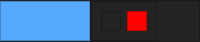
     <widget class="QFrame" name="top_bar">
      <property name="maximumSize">
       <size>
        <width>16777215</width>
        <height>40</height>
       </size>
      </property>
      <property name="styleSheet">
       <string notr="true">background-color: rgb(35, 35, 35);</string>
      </property>
      <property name="frameShape">
       <enum>QFrame::NoFrame</enum>
      </property>
      <property name="frameShadow">
       <enum>QFrame::Raised</enum>
      </property>
      <layout class="QHBoxLayout" name="horizontalLayout">
       <property name="spacing">
        <number>0</number>
       </property>
       <property name="leftMargin">
        <number>0</number>
       </property>
       <property name="topMargin">
        <number>0</number>
       </property>
       <property name="rightMargin">
        <number>0</number>
       </property>
       <property name="bottomMargin">
        <number>0</number>
       </property>
       <item>
        <widget class="QFrame" name="frame_toggle">
         <property name="maximumSize">
          <size>
           <width>90</width>
           <height>40</height>
          </size>
         </property>
         <property name="styleSheet">
          <string notr="true">background-color: rgb(85, 170, 255);</string>
         </property>
         <property name="frameShape">
          <enum>QFrame::StyledPanel</enum>
         </property>
         <property name="frameShadow">
          <enum>QFrame::Raised</enum>
         </property>
         <layout class="QVBoxLayout" name="verticalLayout_2">
          <property name="spacing">
           <number>0</number>
          </property>
          <property name="leftMargin">
           <number>0</number>
          </property>
          <property name="topMargin">
           <number>0</number>
          </property>
          <property name="rightMargin">
           <number>0</number>
          </property>
          <property name="bottomMargin">
           <number>0</number>
          </property>
          <item>
           <widget class="QPushButton" name="toggle_button">
            <property name="sizePolicy">
             <sizepolicy hsizetype="Expanding" vsizetype="Expanding">
              <horstretch>0</horstretch>
              <verstretch>0</verstretch>
             </sizepolicy>
            </property>
            <property name="minimumSize">
             <size>
              <width>90</width>
              <height>0</height>
             </size>
            </property>
            <property name="styleSheet">
             <string notr="true">color: rgb(255, 255, 255);
background-color: rgba(85, 170, 255,20%);
border: px solid
</string>
            </property>
            <property name="text">
             <string/>
            </property>
            <property name="icon">
             <iconset>
              <normaloff>Icons/Hamburger_icon.svg.png</normaloff>Icons/Hamburger_icon.svg.png</iconset>
            </property>
            <property name="iconSize">
             <size>
              <width>32</width>
              <height>32</height>
             </size>
            </property>
           </widget>
          </item>
         </layout>
        </widget>
       </item>
       <item>
        <widget class="QFrame" name="frame_top">
         <property name="frameShape">
          <enum>QFrame::StyledPanel</enum>
         </property>
         <property name="frameShadow">
          <enum>QFrame::Raised</enum>
         </property>
         <layout class="QHBoxLayout" name="horizontalLayout_6">
          <property name="spacing">
           <number>0</number>
          </property>
          <property name="leftMargin">
           <number>0</number>
          </property>
          <property name="topMargin">
           <number>0</number>
          </property>
          <property name="rightMargin">
           <number>0</number>
          </property>
          <property name="bottomMargin">
           <number>0</number>
          </property>
          <item>
           <widget class="QFrame" name="frame_14">
            <property name="frameShape">
             <enum>QFrame::StyledPanel</enum>
            </property>
            <property name="frameShadow">
             <enum>QFrame::Raised</enum>
            </property>
            <layout class="QHBoxLayout" name="horizontalLayout_20">
             <item>
              <widget class="QFrame" name="frame_2">
               <property name="minimumSize">
                <size>
                 <width>20</width>
                 <height>20</height>
                </size>
               </property>
               <property name="frameShape">
                <enum>QFrame::StyledPanel</enum>
               </property>
               <property name="frameShadow">
                <enum>QFrame::Raised</enum>
               </property>
              </widget>
             </item>
             <item>
              <widget class="QFrame" name="connection_frame">
               <property name="minimumSize">
                <size>
                 <width>20</width>
                 <height>20</height>
                </size>
               </property>
               <property name="maximumSize">
                <size>
                 <width>20</width>
                 <height>20</height>
                </size>
               </property>
               <property name="styleSheet">
                <string notr="true">background-color: rgb(255, 0, 0);</string>
               </property>
               <property name="frameShape">
                <enum>QFrame::StyledPanel</enum>
               </property>
               <property name="frameShadow">
                <enum>QFrame::Raised</enum>
               </property>
              </widget>
             </item>
            </layout>
           </widget>
          </item>
          <item>
           <widget class="QPushButton" name="go_settings_button">
            <property name="maximumSize">
             <size>
              <width>100</width>
              <height>40</height>
             </size>
            </property>
            <property name="styleSheet">
             <string notr="true">QPushButton{
	color: rgb(255, 255, 255);
	background-color: rgb(35, 35, 35);
	border: 0px solid
}
QPushButton:hover{
	background-color: rgb(85, 170, 255);
	border: 0px solid
}</string>
            </property>
            <property name="text">
             <string/>
            </property>
            <property name="icon">
             <iconset>
              <normaloff>Icons/2000px-WMF-Agora-Settings_BCBCBC.svg.png</normaloff>Icons/2000px-WMF-Agora-Settings_BCBCBC.svg.png</iconset>
            </property>
           </widget>
          </item>
         </layout>
        </widget>
       </item>
      </layout>
     </widget>
